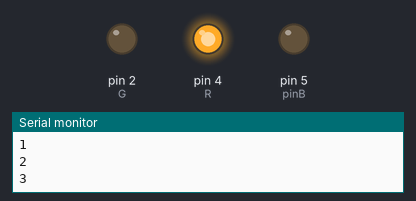
A sketch run on a simulated Arduino Uno, built with avr-gcc and run on an emulated ATmega328P. On the bench: output pins drawn as LEDs (lit = HIGH), the last lines printed to the serial monitor.

Above: at 2.5 s.
At 7.5 s:
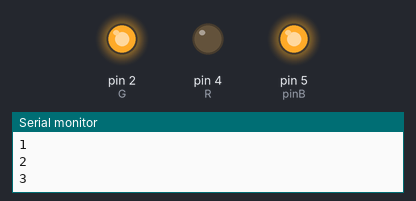
At 12.5 s:
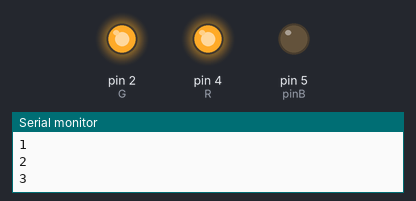
Timing chart, 0 to 19.5 s (numbered marks = the images above):
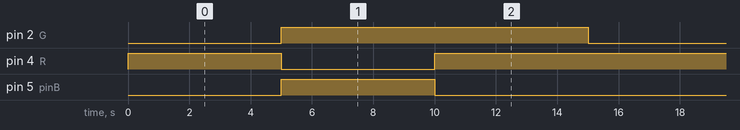

Measured:
- by itself, pin 2 (G): alternates HIGH for 10.0 s and LOW for 5.0 s
- by itself, pin 4 (R): repeats every 15.0 s: LOW 5.0 s, HIGH 10.0 s
- by itself, pin 5 (pinB): alternates HIGH for 5.0 s and LOW for 10.0 s

The sketch:

semaforoaprimorado.ino
```cpp
#define R 4
#define G 2
#define B 3
int pinB = 5;
void setup()
{
 pinMode(R, OUTPUT);
 pinMode(G, OUTPUT);
 pinMode(pinB,OUTPUT);

 Serial.begin(9600);

}
void loop()
{
 red();
 gn();
 ye();

}

void temp() {
 int i,c = 0;
  for (i = 0;i<=4;i++) {
    c+= 1;
  	Serial.println(c);
    delay(1000);
  }
}


void red() {
 Serial.println("Close");
 analogWrite(R,255);
 analogWrite(G,0);
 temp();
 analogWrite(R,0);
 analogWrite(G,0);
}
void gn() {
 digitalWrite(pinB,HIGH);
 analogWrite(R,0);
 analogWrite(G,255);
 temp();
 digitalWrite(pinB,LOW);
 analogWrite(R,0);
 analogWrite(G,0);
}
void ye() {
 analogWrite(R,255);
 analogWrite(G,255);
 Serial.println("Cuidado! Sinal vai fechar!");
 temp();
 analogWrite(R,0);
 analogWrite(G,0);
}
```
